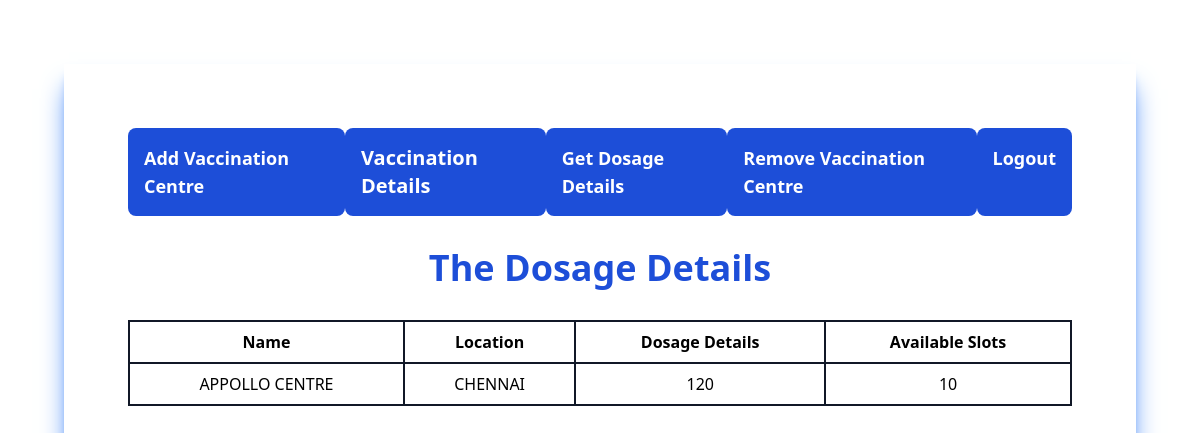
The app's page /get_dosage_details/, older data.
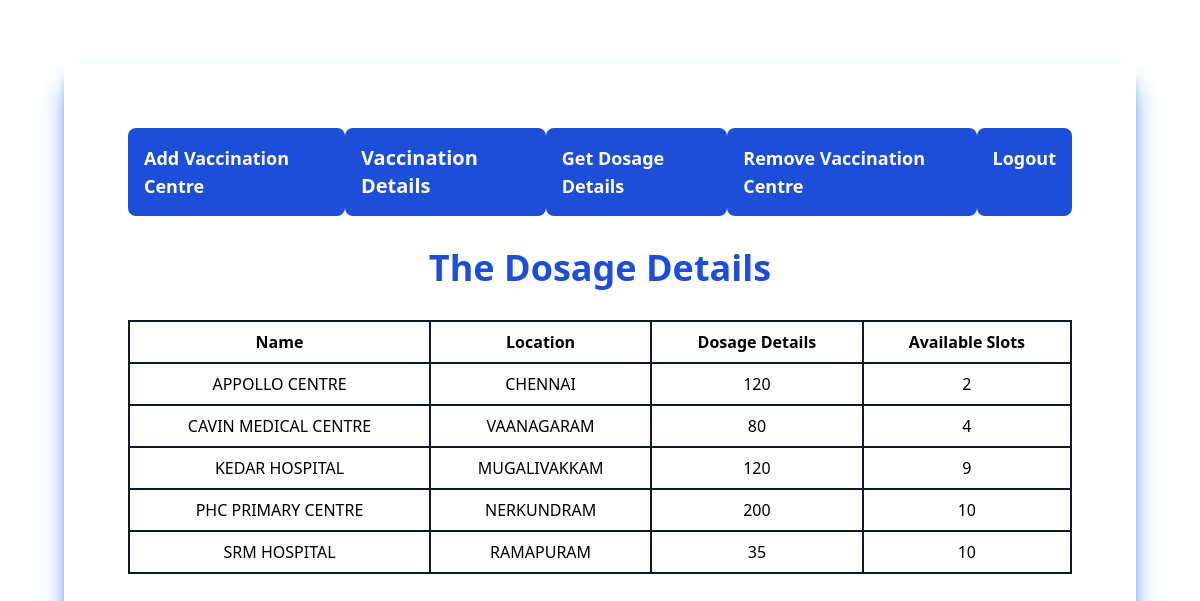
The same page, newer data.
### vaccination/models.py (models this page shows)
class VaccinationCentre(models.Model):
    name = models.CharField(max_length=100)
    location = models.CharField(max_length=100)
    working_hours = models.CharField(max_length=100, default='9am to 10pm')
    available_slots = models.IntegerField(default=10)
    slots_per_day = models.IntegerField(default=10)
    dosages_available = models.IntegerField(default=0)
    def available_slots(self):
        booked_slots = AppliedVaccination.objects.filter(vaccination_centre=self).count()
        max_slots = 10
        available_slots = max_slots - booked_slots
        if available_slots < 0:
            available_slots = 0
        return available_slots

### vaccination/views.py (the view)
# urls.py: path('get_dosage_details/', views.get_dosage_details_view, name='get_dosage_details'),
def get_dosage_details_view(request):
    centres = VaccinationCentre.objects.all()
    return render(request, 'get_dosage_details.html', {'centres': centres})

### templates/get_dosage_details.html (shortened to what this page needs)
<!DOCTYPE html>
<html>
  <head>
    <script src="https://cdn.tailwindcss.com"></script>
  </head>
  <body class="flex flex-col text-black justify-center items-center space-y-8 shadow-xl shadow-blue-500 hover:shadow-blue-100 transition p-16 m-16">
    <div class="flex flex-row justify-around w-full text-white">
      <a href="{% url 'add_centre' %}" class="bg-blue-700 px-4 py-4 text-lg font-semibold rounded-lg hover:bg-white hover:text-blue-700 hover:shadow-lg transition">Add Vaccination Centre</a>
      <a href="{% url 'getvaccinationdetails' %}" class="bg-blue-700 px-4 py-4 text-xl font-semibold rounded-lg hover:bg-white hover:text-blue-700 hover:shadow-xl transition">Vaccination Details</a>
      <a href="{% url 'get_dosage_details' %}" class="bg-blue-700 px-4 py-4 text-lg font-semibold rounded-lg hover:bg-white hover:text-blue-700 hover:shadow-lg transition">Get Dosage Details</a>
      <a href="{% url 'remove_centre' %}" class="bg-blue-700 px-4 py-4 text-lg font-semibold rounded-lg hover:bg-white hover:text-blue-700 hover:shadow-lg transition">Remove Vaccination Centre</a>
      <a href="{% url 'logout' %}" class="bg-blue-700 px-4 py-4 text-lg font-semibold rounded-lg hover:bg-white hover:text-blue-700 hover:shadow-lg transition">Logout</a>
    </div>
    <h1 class="text-blue-700 font-bold text-4xl">The Dosage Details</h1>
    <div class="w-full">
      <table class="w-full border-collapse">
        <thead>
          <tr>
            <th class="px-4 py-2 border-2 border-gray-900">Name</th>
            <th class="px-4 py-2 border-2 border-gray-900">Location</th>
            <th class="px-4 py-2 border-2 border-gray-900">Dosage Details</th>
            <th class="px-4 py-2 border-2 border-gray-900">Available Slots</th>
          </tr>
        </thead>
        <tbody>
          {% for centre in centres %}
          <tr>
            <td class="px-4 py-2 border-2 border-gray-900 text-center">{{ centre.name }}</td>
            <td class="px-4 py-2 border-2 border-gray-900 text-center">{{ centre.location }}</td>
            <td class="px-4 py-2 border-2 border-gray-900 text-center">{{ centre.dosages_available }}</td>
            <td class="px-4 py-2 border-2 border-gray-900 text-center">{{ centre.available_slots }}</td>
          </tr>
          {% endfor %}
        </tbody>
      </table>
    </div>
  </body>
</html>

Row changes from the older to the newer data that the page shows:
computed for VaccinationCentre "APPOLLO CENTRE": available_slots "10" → "2"
added VaccinationCentre: name "CAVIN MEDICAL CENTRE", location "VAANAGARAM", dosages_available "80", available_slots "4"
added VaccinationCentre: name "KEDAR HOSPITAL", location "MUGALIVAKKAM", dosages_available "120", available_slots "9"
added VaccinationCentre: name "PHC PRIMARY CENTRE", location "NERKUNDRAM", dosages_available "200", available_slots "10"
added VaccinationCentre: name "SRM HOSPITAL", location "RAMAPURAM", dosages_available "35", available_slots "10"
